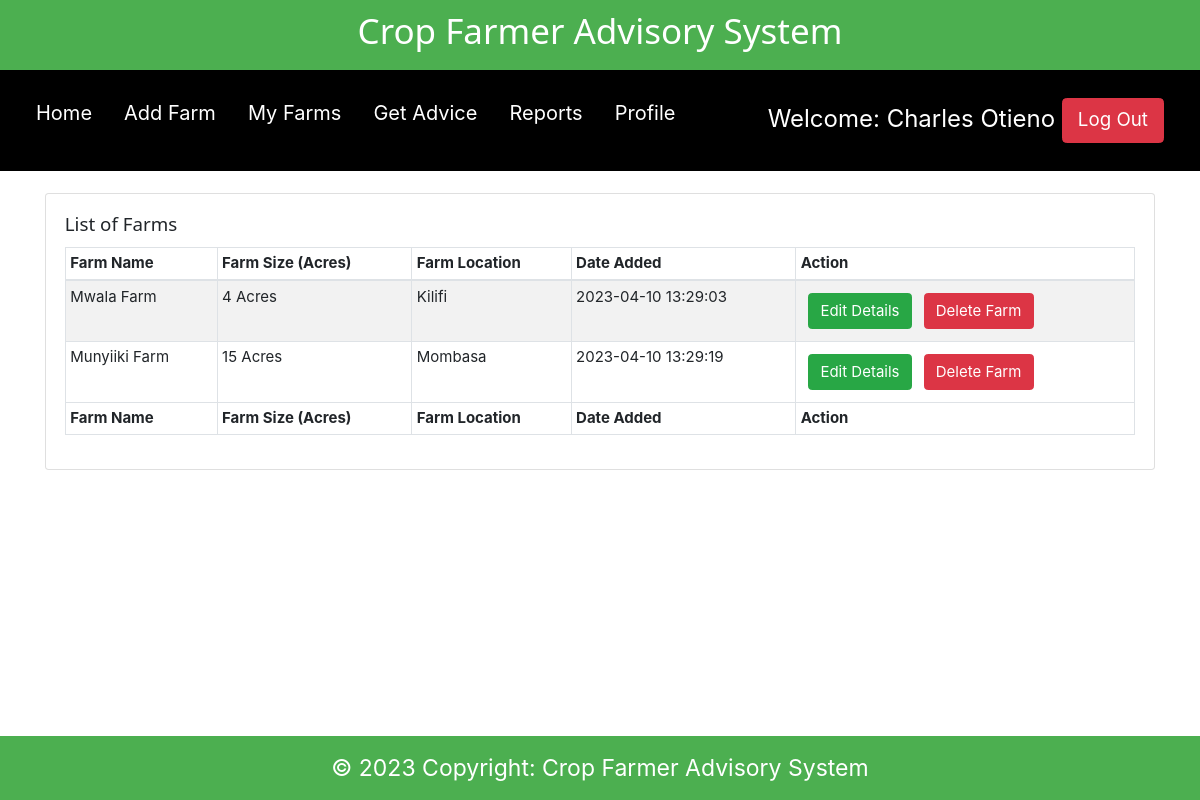
The page /farms.php (signed in) on the database its author committed.
### tables this page shows
CREATE TABLE `farm_details` (
  `id` int(11) NOT NULL,
  `farm_id` varchar(255) NOT NULL,
  `farm_name` varchar(255) NOT NULL,
  `farm_location` varchar(255) NOT NULL,
  `farm_size` varchar(100) NOT NULL,
  `date_added` timestamp NOT NULL DEFAULT current_timestamp()
);

CREATE TABLE `county_details` (
  `id` int(11) NOT NULL,
  `county_id` varchar(20) NOT NULL,
  `county_name` varchar(50) NOT NULL
);

### farms.php (the view, shortened to what this page needs)
<?php
include 'connection.php';
$name =  $_SESSION['farmerFname'] . " ". $_SESSION['farmerLname'];
$farmer_id = $_SESSION['farmerId'];
?>
<!DOCTYPE html>
<html>
<head>
    <?php
include './components/header.php';
?>
</head>
<body>
    <?php
include './components/navbar.php';
?>
    <div class="container">
        <div class="row">
            <div class="col-md-12">
                <div class="card">
                    <div class="card-body">
                        <h5 class="card-title">List of Farms</h5>
                        <table id="dtBasicExample" class="table table-striped table-bordered table-sm" cellspacing="0"
                            width="100%">
                            <thead>
                                <tr>
                                    <th>Farm Name</th>
                                    <th>Farm Size (Acres)</th>
                                    <th>Farm Location</th>
                                    <th>Date Added</th>
                                    <th>Action</th>
                                </tr>
                            </thead>
                            <tbody>
                                <?php
  if($farmer_id){
      $data_fetch_query = "SELECT * FROM `farm_details`
	INNER JOIN farmer_owner_details ON farmer_owner_details.farm_id = farm_details.farm_id
	INNER JOIN county_details ON county_details.county_id = farm_details.farm_location WHERE farmer_owner_details.owner_id = '$farmer_id'";
      $data_result = mysqli_query($db, $data_fetch_query);
      if ($data_result->num_rows > 0){
          while($row = $data_result->fetch_assoc()) {
              $farm_id = $row['farm_id'];
              $farm_name = $row['farm_name'];
              $farm_size = $row['farm_size'];
              $farm_loc = $row['county_id'];
              $farm_location = $row['county_name'];
              $date_created = $row['date_added'];
      echo "<tr> <td>" .$farm_name.  "</td>";
      echo "<td>" .$farm_size." "."Acres"."</td>";
      echo "<td>" .$farm_location."</td>";
      echo "<td>" .$date_created."</td>";
      echo "<td>
      <form method ='POST' action=''>
      <input  type='text' hidden name='Farm_id' value='$farm_id'>
      <input type='submit' data-farm_id='$farm_id'  data-farm_name='$farm_name' data-farm_size='$farm_size' data-farm_location='$farm_loc' value='Edit Details' name='edit-farm-btn' class='btn btn-success edit-farm-modal-btn m-2'>
      <input type='submit' data-id= '$farm_id' value='Delete Farm'  class='btn btn-danger deleteFarmBtn'>
      </form>
      </td> </tr>";
      }
      }else{
      echo "<td>"."No Data Found"."</td>";
      }
      } else{
          echo "<td>"."No farms available"."</td>";
      }
?>
                            </tbody>
                            <tfoot>
                                <tr>
                                    <th>Farm Name</th>
                                    <th>Farm Size (Acres)</th>
                                    <th>Farm Location</th>
                                    <th>Date Added</th>
                                    <th>Action</th>
                                </tr>
                            </tfoot>
                        </table>
                    </div>
                </div>
            </div>
        </div>
        <?php
include './components/footer.php';
            ?>
    </div>
</body>
</html>

### components/header.php (shortened to what this page needs)
 <link rel="stylesheet" href="css/w3css.css">
<link rel="stylesheet" href="./static/bs/css/bootstrap.min.css">
 <link href="css/style.css" rel="stylesheet" type="text/css" />

### components/navbar.php
<div id="">
    <fieldset class="w3-green">
        <div id="">
            <h1 style="font-size:35px; padding:10px">
                <center>Crop Farmer Advisory System<center>
            </h1>
            <div class="w3-bar w3-black" style="padding:20px;font-size:20px;">
                <a href="home.php" class="w3-bar-item w3-button">Home</a>
                <a href="manage.php" class="w3-bar-item w3-button ">Add Farm</a>
                <a href="farms.php" class="w3-bar-item w3-button">My Farms</a>
                <a href="advice.php" class="w3-bar-item w3-button">Get Advice</a>
                <a href="response.php" class="w3-bar-item w3-button">Reports</a>
                <a href="update.php" class="w3-bar-item w3-button">Profile</a>
                <div class="w3-bar-item w3-right" style="font-size:24px">
                    Welcome: <?php echo $name; ?>
                    <a href='logout.php' type="button" class="btn btn-danger btn-lg">Log Out</a>
                </div>
            </div>
        </div>
    </fieldset>
    <br>
</div>

### components/footer.php
<footer class="page-footer font-small blue fixed-bottom w3-green">
    <div class="footer-copyright text-center py-3" style="font-size:23px; padding:15px">© 2023 Copyright:
        <a> Crop Farmer Advisory System</a>
    </div>
</footer>

### css/w3css.css (style rules this page uses)
html { box-sizing:border-box }
*,*:before,*:after { box-sizing:inherit }
html { -ms-text-size-adjust:100%;-webkit-text-size-adjust:100% }
body { margin:0 }
article,aside,details,figcaption,figure,footer,header,main,menu,nav,section,summary { display:block }
a { background-color:transparent;-webkit-text-decoration-skip:objects }
button,input,select,textarea { font:inherit;margin:0 }
button,input { overflow:visible }
button,html [type=button],[type=reset],[type=submit] { -webkit-appearance:button }
fieldset { border:1px solid #c0c0c0;margin:0 2px;padding:.35em .625em .75em }
html,body { font-family:Verdana,sans-serif;font-size:15px;line-height:1.5 }
html { overflow-x:hidden }
h1,h2,h3,h4,h5,h6,.w3-slim,.w3-wide { font-family:"Segoe UI",Arial,sans-serif }
h1 { font-size:36px }
h5 { font-size:18px }
h1,h2,h3,h4,h5,h6 { font-weight:400;margin:10px 0 }
a { color:inherit }
.w3-btn,.w3-btn-block,.w3-button { border:none;display:inline-block;outline:0;padding:6px 16px;vertical-align:middle;overflow:hidden;text-decoration:none!important;color:#fff;background-color:#000;text-align:center;cursor:pointer;white-space:nowrap }
.w3-button { color:#000;background-color:#f1f1f1;padding:8px 16px }
.w3-btn,.w3-btn-floating,.w3-btn-floating-large,.w3-closenav,.w3-opennav,.w3-btn-block,.w3-button { -webkit-touch-callout:none;-webkit-user-select:none;-khtml-user-select:none;-moz-user-select:none;-ms-user-select:none;user-select:none }
.w3-bar { width:100%;overflow:hidden }
.w3-bar .w3-bar-item { padding:8px 16px;float:left;background-color:inherit;color:inherit;width:auto;border:none;outline:none;display:block }
.w3-bar .w3-button { background-color:inherit;color:inherit;white-space:normal }
.w3-container:after,.w3-container:before,.w3-panel:after,.w3-panel:before,.w3-row:after,.w3-row:before,.w3-row-padding:after,.w3-row-padding:before,.w3-cell-row:before,.w3-cell-row:after, .w3-topnav:after,.w3-topnav:before,.w3-clear:after,.w3-clear:before,.w3-btn-group:before,.w3-btn-group:after,.w3-btn-bar:before,.w3-btn-bar:after,.w3-bar:before,.w3-bar:after { content:"";display:table;clear:both }
.w3-right { float:right!important }
.w3-green,.w3-hover-green:hover { color:#fff!important;background-color:#4CAF50!important }
.w3-black,.w3-hover-black:hover { color:#fff!important;background-color:#000!important }

### css/style.css (style rules this page uses)
html { padding: 0; margin: 0; }

### rows shown on the page
farm_details: farm_name "Mwala Farm", farm_size "4", farm_location.county_name "Kilifi", date_added "2023-04-10 13:29:03"
farm_details: farm_name "Munyiiki Farm", farm_size "15", farm_location.county_name "Mombasa", date_added "2023-04-10 13:29:19"

### other values the page prints
$name "Charles Otieno"
